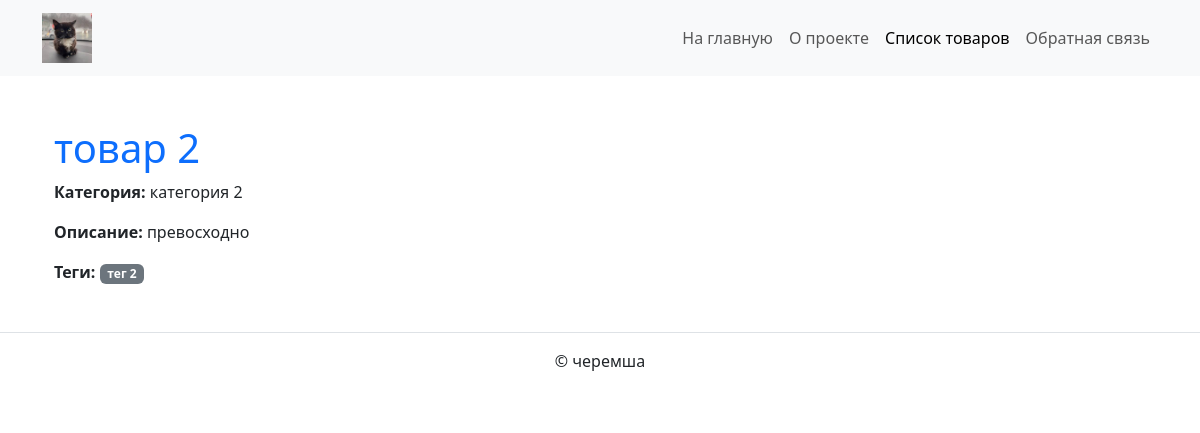
Screenshot of /catalog/items/3/ with the database file from the repository.
### catalog/models.py (models this page shows, shortened)
class Item(core.models.PublishedWithNameBaseModel):
    text = django.db.models.TextField(
        validators=[validate_text],
        verbose_name="текст"
    )
    category = django.db.models.ForeignKey(
        "catalog.Category",
        on_delete=django.db.models.CASCADE,
        related_name="items",
        verbose_name="категория"
    )
    tags = django.db.models.ManyToManyField(
        "catalog.Tag",
        related_name="items",
        verbose_name="теги"
    )
    main_image = django.db.models.ImageField(
        upload_to="main_images/",
        null=True,
        blank=True,
        verbose_name="главное изображение"
    )
    is_on_main = django.db.models.BooleanField(
        default=False,
        verbose_name="Показывать на главной"
    )
    class Meta:
        verbose_name = "товар"
        verbose_name_plural = "товары"

class Category(core.models.PublishedWithNameBaseModel):
    slug = django.db.models.SlugField(
        max_length=200,
        unique=True,
        verbose_name="слаг"
    )
    weight = django.db.models.PositiveIntegerField(
        default=100,
        validators=[MinValueValidator(1), MaxValueValidator(32767)],
        verbose_name="вес"
    )
    class Meta:
        verbose_name = "категория"
        verbose_name_plural = "категории"

class Tag(core.models.PublishedWithNameBaseModel):
    slug = django.db.models.SlugField(
        max_length=200,
        unique=True,
        verbose_name="слаг"
    )
    class Meta:
        verbose_name = "тег"
        verbose_name_plural = "теги"

### catalog/views.py (the view)
# urls.py: path('items/<int:pk>/', views.item_detail, name='item_detail'),
def item_detail(request, pk):
    item = (
        Item.objects.filter(is_published=True)
        .select_related("category")
        .prefetch_related("tags", "images")  # images — это related_name для дополнительных фото
        .only("name", "text", "main_image", "category__name")
        .filter(pk=pk)
        .first()
    )
    if not item:
        raise Http404("Товар не найден или не опубликован")
    return render(request, 'catalog/detail.html', {'item': item})

### templates/catalog/detail.html (shortened to what this page needs)
{% extends 'base.html' %}
{% load static %}
{% block content %}
  <div class="container mt-4">
    <h1 class="text-primary">{{ item.name }}</h1>
    <p><strong>Категория:</strong> {{ item.category.name }}</p>
    <p><strong>Описание:</strong> {{ item.text }}</p>
    {% if item.tags.all %}
      <p><strong>Теги:</strong>
        {% for tag in item.tags.all %}
          <span class="badge bg-secondary">{{ tag.name }}</span>
        {% endfor %}
      </p>
    {% endif %}
  </div>
{% endblock %}

### rows the page displays
Item: name "товар 2", category.name "категория 2", text "превосходно"
Tag: name "тег 2"
